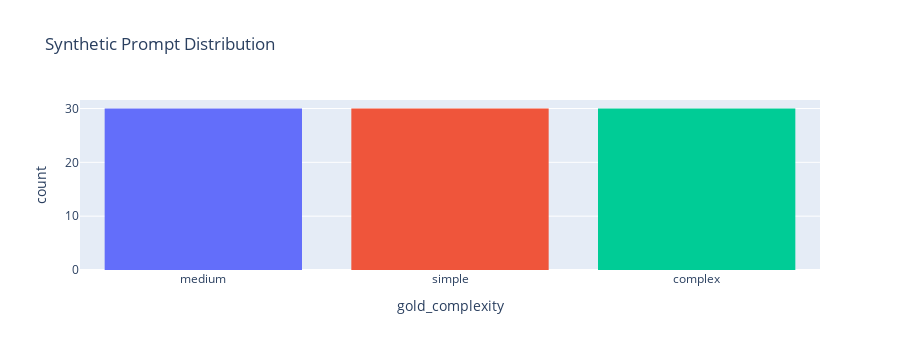

Source (notebook cell):
### Markdown cell above
### Exercise: Add FICO-Specific Templates

Add 2 templates to each list (`SIMPLE_TEMPLATES`, `MEDIUM_TEMPLATES`, `COMPLEX_TEMPLATES`) that reflect realistic credit/financial analytics questions you expect from internal users.

Then re-run `make_synth_dataset` and keep these prompts for the router + benchmark sections.

### Code cell
import plotly.express as px

fig = px.histogram(
    df_prompts,
    x="gold_complexity",
    color="gold_complexity",
    title="Synthetic Prompt Distribution",
)
fig.update_layout(showlegend=False, height=350)
fig.show()

### Figure 1 — Plotly figure (JSON) as saved in the notebook; plotly's stock layout.template omitted (floating-point values rounded to 4 significant figures)
{"data": [{"bingroup": "x", "hovertemplate": "gold_complexity=%{x}<br>count=%{y}<extra></extra>", "legendgroup": "medium", "marker": {"color": "#636efa", "pattern": {"shape": ""}}, "name": "medium", "orientation": "v", "showlegend": true, "type": "histogram", "x": ["medium", "medium", "medium", "medium", "medium", "medium", "medium", "medium", "medium", "medium", "medium", "medium", "medium", "medium", "medium", "medium", "medium", "medium", "medium", "medium", "medium", "medium", "medium", "medium", "medium", "medium", "medium", "medium", "medium", "medium"], "xaxis": "x", "yaxis": "y"}, {"bingroup": "x", "hovertemplate": "gold_complexity=%{x}<br>count=%{y}<extra></extra>", "legendgroup": "simple", "marker": {"color": "#EF553B", "pattern": {"shape": ""}}, "name": "simple", "orientation": "v", "showlegend": true, "type": "histogram", "x": ["simple", "simple", "simple", "simple", "simple", "simple", "simple", "simple", "simple", "simple", "simple", "simple", "simple", "simple", "simple", "simple", "simple", "simple", "simple", "simple", "simple", "simple", "simple", "simple", "simple", "simple", "simple", "simple", "simple", "simple"], "xaxis": "x", "yaxis": "y"}, {"bingroup": "x", "hovertemplate": "gold_complexity=%{x}<br>count=%{y}<extra></extra>", "legendgroup": "complex", "marker": {"color": "#00cc96", "pattern": {"shape": ""}}, "name": "complex", "orientation": "v", "showlegend": true, "type": "histogram", "x": ["complex", "complex", "complex", "complex", "complex", "complex", "complex", "complex", "complex", "complex", "complex", "complex", "complex", "complex", "complex", "complex", "complex", "complex", "complex", "complex", "complex", "complex", "complex", "complex", "complex", "complex", "complex", "complex", "complex", "complex"], "xaxis": "x", "yaxis": "y"}], "layout": {"barmode": "relative", "height": 350, "legend": {"title": {"text": "gold_complexity"}, "tracegroupgap": 0}, "showlegend": false, "title": {"text": "Synthetic Prompt Distribution"}, "xaxis": {"anchor": "y", "categoryarray": ["medium", "simple", "complex"], "categoryorder": "array", "domain": [0, 1], "title": {"text": "gold_complexity"}}, "yaxis": {"anchor": "x", "domain": [0, 1], "title": {"text": "count"}}}}
